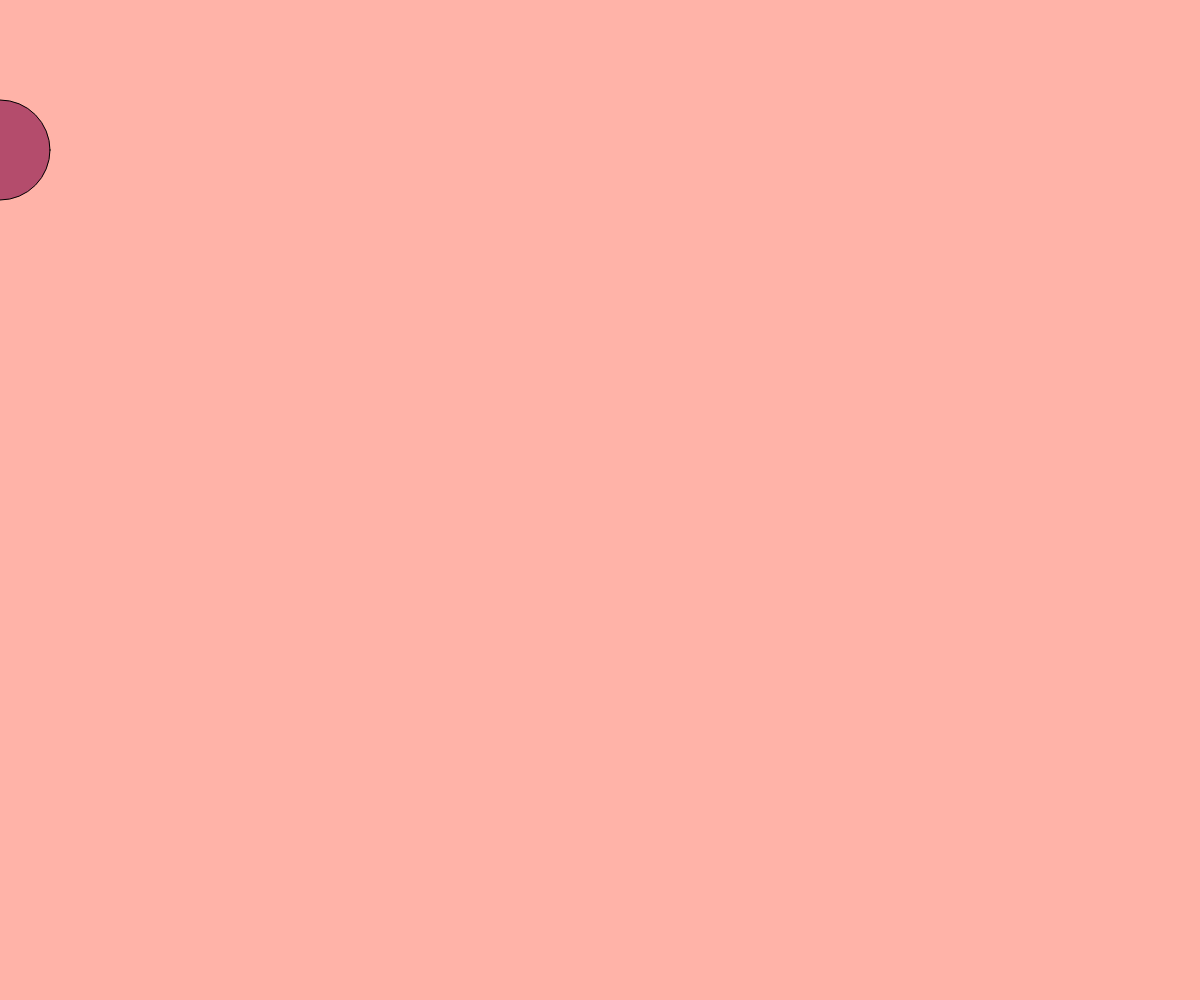
Frame 1 (no input)
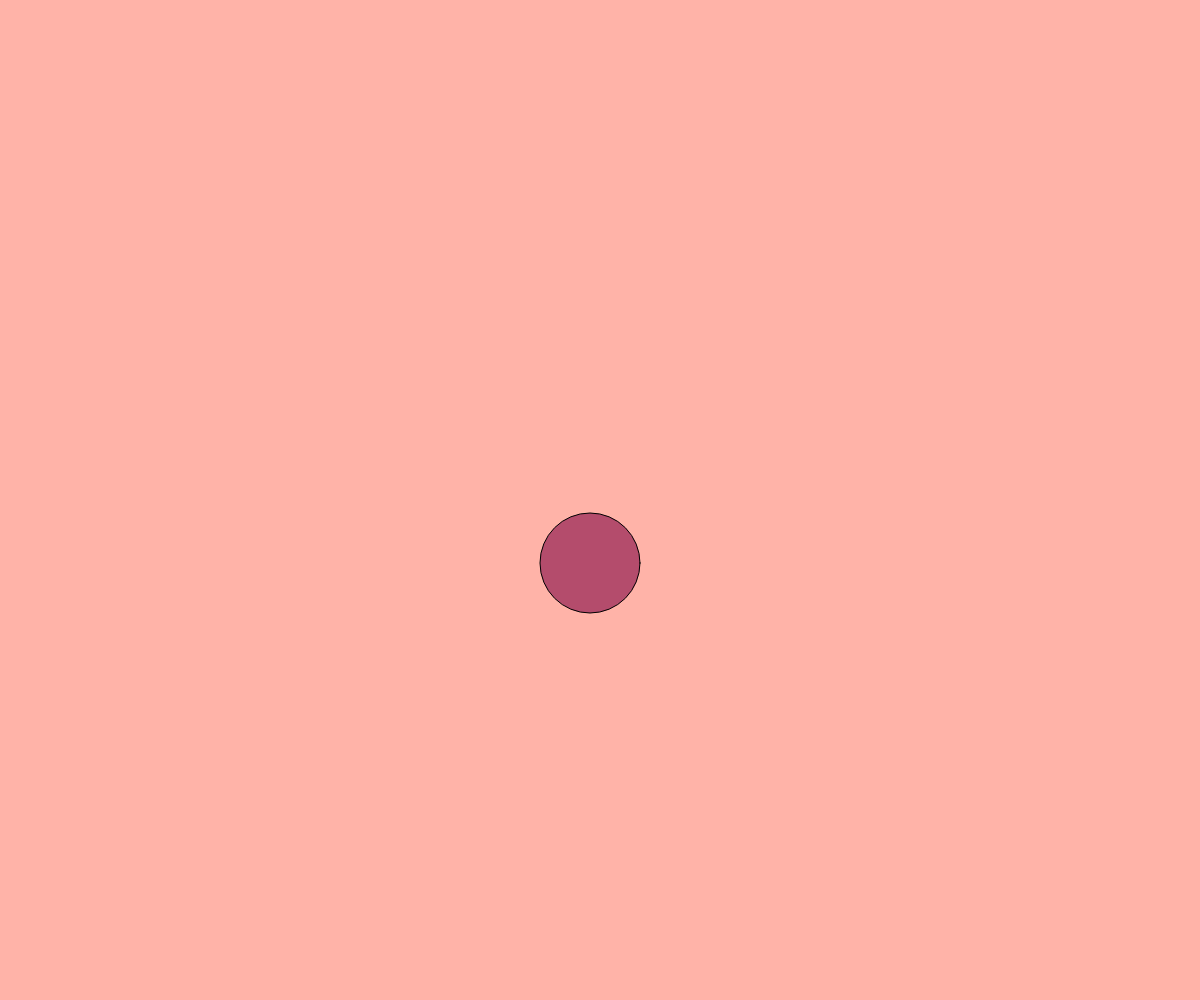
Frame 60 (no input)
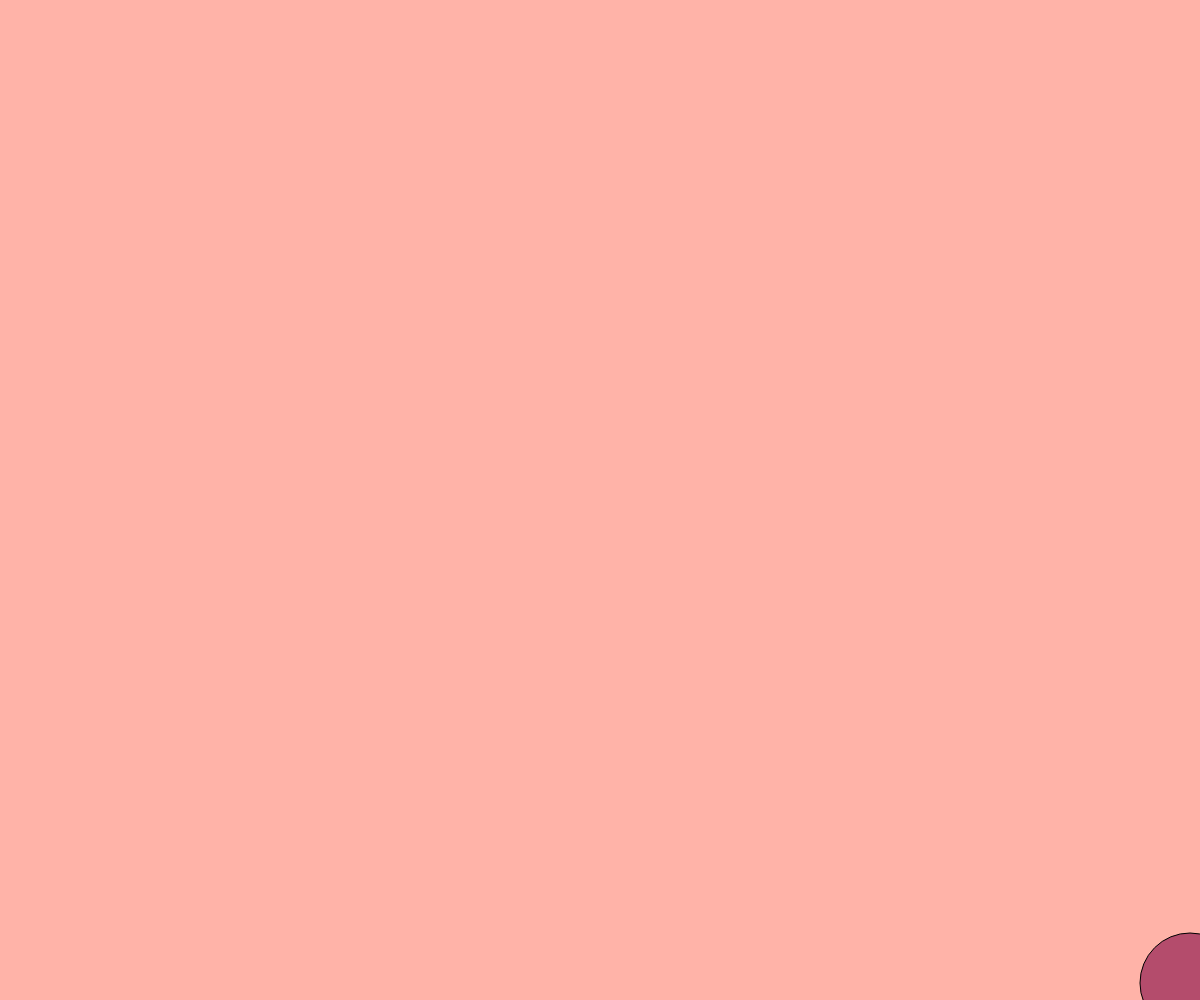
Frame 120 (the mouse pressed at the canvas centre since frame 60)

The p5.js sketch that drew these frames (run headless with seeded random() and noise() and a simulated clock; from frame 60 on, the mouse is pressed at the canvas centre):

// p5.js sketch
// ── sketch.js
let xpos = 0;
let ypos = 150;
let xballspeed = 10;
let yballspeed = 7;


function setup() {
  // put setup code here
  createCanvas(windowWidth,windowHeight);

}

function draw() {
  // put drawing code here
  background(255,179,168);
  fill(180,76,108);
  circle(xpos,ypos,100);

  ypos = ypos + yballspeed;
  xpos = xpos + xballspeed;

if (ypos > height){
  yballspeed = -yballspeed;
}

if (ypos < 0){
  yballspeed = -yballspeed;
}

if (xpos>width){
  xballspeed = -xballspeed;
}

if (xpos < 0){
  xballspeed = -xballspeed;
}

if (mouseIsPressed&dist(mouseX,mouseY,xpos,ypos)<50){
  xpos = random(10,windowWidth);
  ypos = random(10,windowHeight);
}





}
